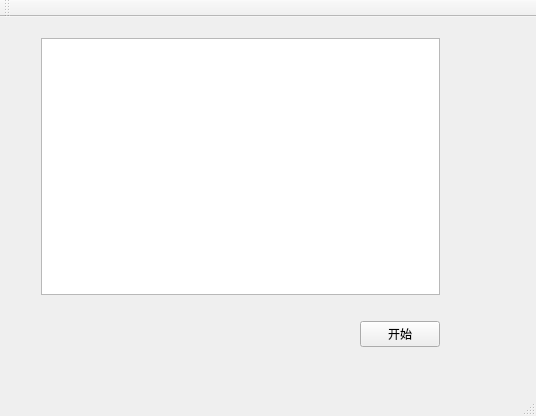
<?xml version="1.0" encoding="UTF-8"?>
<ui version="4.0">
 <class>MainWindow</class>
 <widget class="QMainWindow" name="MainWindow">
  <property name="enabled">
   <bool>true</bool>
  </property>
  <property name="geometry">
   <rect>
    <x>0</x>
    <y>0</y>
    <width>536</width>
    <height>416</height>
   </rect>
  </property>
  <property name="windowTitle">
   <string>MainWindow</string>
  </property>
  <widget class="QWidget" name="centralWidget">
   <widget class="QWidget" name="verticalLayoutWidget">
    <property name="geometry">
     <rect>
      <x>30</x>
      <y>10</y>
      <width>421</width>
      <height>331</height>
     </rect>
    </property>
    <layout class="QVBoxLayout" name="verticalLayout">
     <item>
      <widget class="QTextEdit" name="textEdit">
       <property name="enabled">
        <bool>true</bool>
       </property>
       <property name="html">
        <string>&lt;!DOCTYPE HTML PUBLIC &quot;-//W3C//DTD HTML 4.0//EN&quot; &quot;http://www.w3.org/TR/REC-html40/strict.dtd&quot;&gt;
&lt;html&gt;&lt;head&gt;&lt;meta name=&quot;qrichtext&quot; content=&quot;1&quot; /&gt;&lt;style type=&quot;text/css&quot;&gt;
p, li { white-space: pre-wrap; }
&lt;/style&gt;&lt;/head&gt;&lt;body style=&quot; font-family:'SimSun'; font-size:9pt; font-weight:400; font-style:normal;&quot;&gt;
&lt;p style=&quot;-qt-paragraph-type:empty; margin-top:0px; margin-bottom:0px; margin-left:0px; margin-right:0px; -qt-block-indent:0; text-indent:0px;&quot;&gt;&lt;br /&gt;&lt;/p&gt;&lt;/body&gt;&lt;/html&gt;</string>
       </property>
      </widget>
     </item>
     <item>
      <layout class="QHBoxLayout" name="horizontalLayout">
       <property name="leftMargin">
        <number>0</number>
       </property>
       <property name="topMargin">
        <number>20</number>
       </property>
       <item>
        <spacer name="horizontalSpacer">
         <property name="orientation">
          <enum>Qt::Horizontal</enum>
         </property>
         <property name="sizeHint" stdset="0">
          <size>
           <width>40</width>
           <height>20</height>
          </size>
         </property>
        </spacer>
       </item>
       <item>
        <widget class="QPushButton" name="pushButton">
         <property name="text">
          <string>开始</string>
         </property>
        </widget>
       </item>
      </layout>
     </item>
    </layout>
   </widget>
  </widget>
  <widget class="QMenuBar" name="menuBar">
   <property name="geometry">
    <rect>
     <x>0</x>
     <y>0</y>
     <width>536</width>
     <height>23</height>
    </rect>
   </property>
  </widget>
  <widget class="QToolBar" name="mainToolBar">
   <attribute name="toolBarArea">
    <enum>TopToolBarArea</enum>
   </attribute>
   <attribute name="toolBarBreak">
    <bool>false</bool>
   </attribute>
  </widget>
  <widget class="QStatusBar" name="statusBar"/>
 </widget>
 <layoutdefault spacing="6" margin="11"/>
 <resources/>
 <connections/>
</ui>
